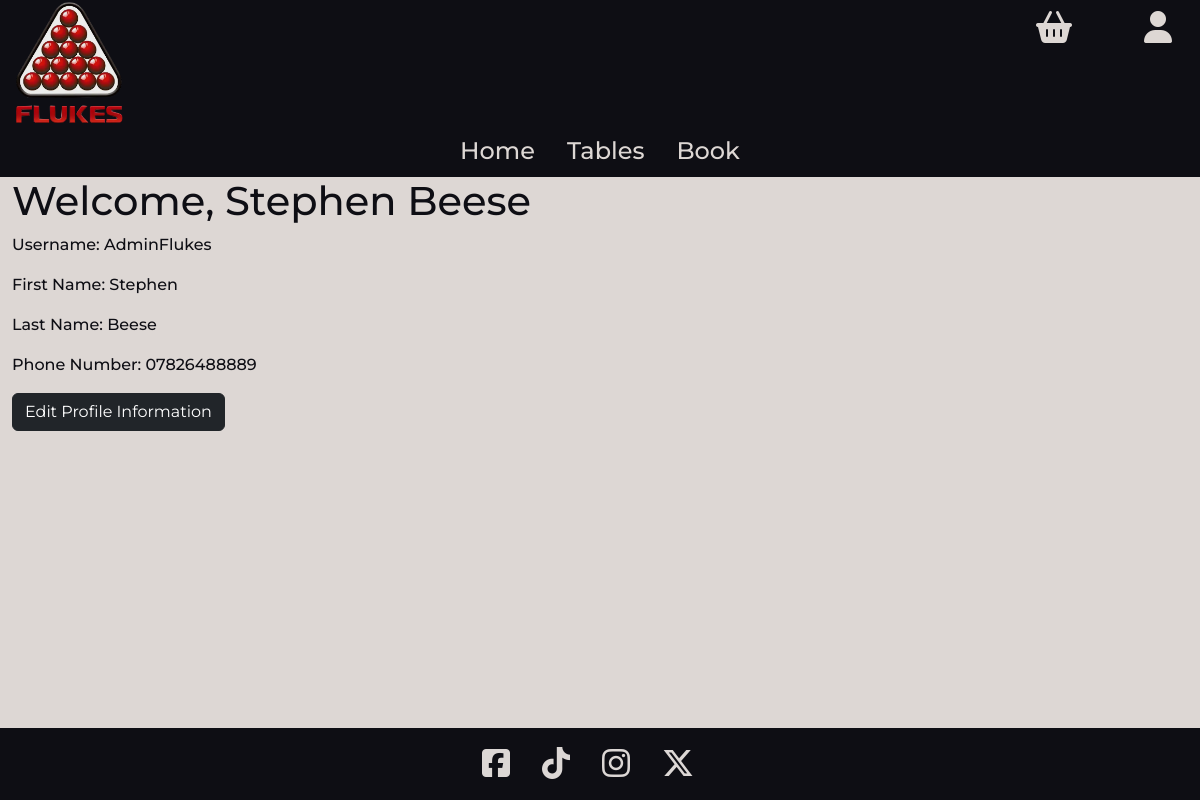
The page /profiles/profile/ (signed in) on the database its author committed.
### home/models.py (models this page shows, shortened)
class ClubDetails(models.Model):
    club_name = models.CharField(max_length=30)
    logo = models.ImageField(null=True, blank=True)
    home_image = models.ImageField(null=True, blank=True)
    address_line1 = models.CharField(max_length=100, blank=True)
    address_line2 = models.CharField(max_length=100, blank=True)
    city = models.CharField(max_length=50, blank=True)
    country = models.CharField(max_length=50, blank=True)
    postcode = models.CharField(max_length=8, blank=True)
    phone_number = PhoneNumberField(blank=True)
    email = models.EmailField(blank=True)
    display_logo = models.BooleanField(default=False)
    display_club_name = models.BooleanField(default=True)
    description = models.TextField()
    tagline = models.TextField()
    primary_colour = models.CharField(max_length=7, default="#ddd7d4")
    secondary_colour = models.CharField(max_length=7, default="#df0020")
    header_colour = models.CharField(max_length=7, default="#0e0e14")
    footer_colour = models.CharField(max_length=7, default="#0e0e14")
    primary_text_colour = models.CharField(max_length=7, default="#0e0e14")
    secondary_text_colour = models.CharField(max_length=7, default="#ddd7d4")
    header_text_colour = models.CharField(max_length=7, default="#ddd7d4")
    footer_text_colour = models.CharField(max_length=7, default="#ddd7d4")
    objects = ClubDetailsManager()

### profiles/models.py (models this page shows, shortened)
class UserProfile(models.Model):
    user = models.OneToOneField(User, on_delete=models.CASCADE)
    first_name = models.CharField(max_length=50)
    last_name = models.CharField(max_length=50)
    phone_number = models.CharField(max_length=20)

### profiles/views.py (the view)
# urls.py: path("profile/", views.profile, name="profile"),
@login_required
def profile(request):
    profile = get_object_or_404(UserProfile, user=request.user)
    template = "profiles/profile.html"
    return render(request, template)

### home/context_processors.py (called while the page is built)
def club_details_processor(request):
    club_details = ClubDetails.objects.get_instance()
    opening_hours = OpeningHours.objects.all().order_by("day_of_week")
    context = {
        "club_details": club_details,
        "opening_hours": opening_hours,
    }
    return context

### home/models.py (called while the page is built)
    def get_instance(self):
        if self.exists():
            return self.get()
        return self.create()

### profiles/context_processors.py (called while the page is built)
def profile_context_processors(request):
    profile = None
    if request.user.is_authenticated:
        try:
            profile = UserProfile.objects.get(user=request.user)
        except UserProfile.DoesNotExist:
            profile = None  # or handle as needed
    return {"profile": profile}

### profiles/templates/profiles/profile.html (shortened to what this page needs)
{% extends 'base.html' %}
{% load static %}
{% block content %}
<h1>Welcome, {{ profile.first_name }} {{ profile.last_name }}</h1>
<p>Username: {{ profile.user }}</p>
<p>First Name: {{ profile.first_name }}</p>
<p>Last Name: {{ profile.last_name }}</p>
<p>Phone Number: {{ profile.phone_number }}</p>
<a href="{% url 'edit_profile' %}" class="btn btn-dark">Edit Profile Information</a>
{% endblock %}

### templates/includes/header.html (shortened to what this page needs)
<header class="container-fluid header-colour">
  <div class="row">
    {% if request.user.is_authenticated %}
    <div class="col-10">
      {% else %}
      <div class="col-8">
        {% endif %}
        {% if club_details.display_logo %}
        <img src="{{ club_details.logo.url }}" alt="{{ club_details.club_name }} Logo" class="logo d-inline" />
        {% endif %}
      </div>
      {% if request.user.is_authenticated %}
      <div class="col-2 text-end">
        <div class="m-3">
          <div class="row align-items-end">
            <div class="col-6">
              <a href="{% url 'view_cart' %}" class="me-3 header-text-colour position-relative">
                <i class="fa-solid fa-basket-shopping fa-2xl"></i>
              </a>
            </div>
            <div class="col-6">
              <div class="dropdown">
                <a class="fit-content header-text-colour" role="button" data-bs-toggle="dropdown" aria-expanded="false">
                  <i class="fa-solid fa-user fa-2xl"></i>
                </a>
              </div>
            </div>
            {% else %}
            <div class="col-4 text-end">
              <div class="m-3">
                <a href="{% url 'account_login' %}" class="header-text-colour">LOGIN</a>
                <a href="{% url 'account_signup' %}" class="header-text-colour">SIGNUP</a>
                {% endif %}
              </div>
            </div>
          </div>
        </div>
        <nav>
          <ul class="nav justify-content-center">
            <li class="nav-item">
              <a id="nav-item" class="nav-link active header-text-colour fs-4" aria-current="page"
                href="{% url 'home' %}">Home</a>
            </li>
            <li class="nav-item">
              <a id="nav-item" class="nav-link nav-hover header-text-colour fs-4"
                href="{% url 'tables_view' %}">Tables</a>
            </li>
            <li class="nav-item">
              <a id="nav-item" class="nav-link nav-hover header-text-colour fs-4" href="{% url 'book_table' %}">Book</a>
            </li>
          </ul>
        </nav>
</header>

### static/css/base.css (style rules this page uses)
header, footer, main, .toast { font-family: "Montserrat", sans-serif; font-weight: 500; font-style: normal; }
.logo { max-height: 125px; }

### rows shown on the page
ClubDetails: logo (picture)
UserProfile: first_name "Stephen", last_name "Beese", user "AdminFlukes", phone_number "07826488889"
